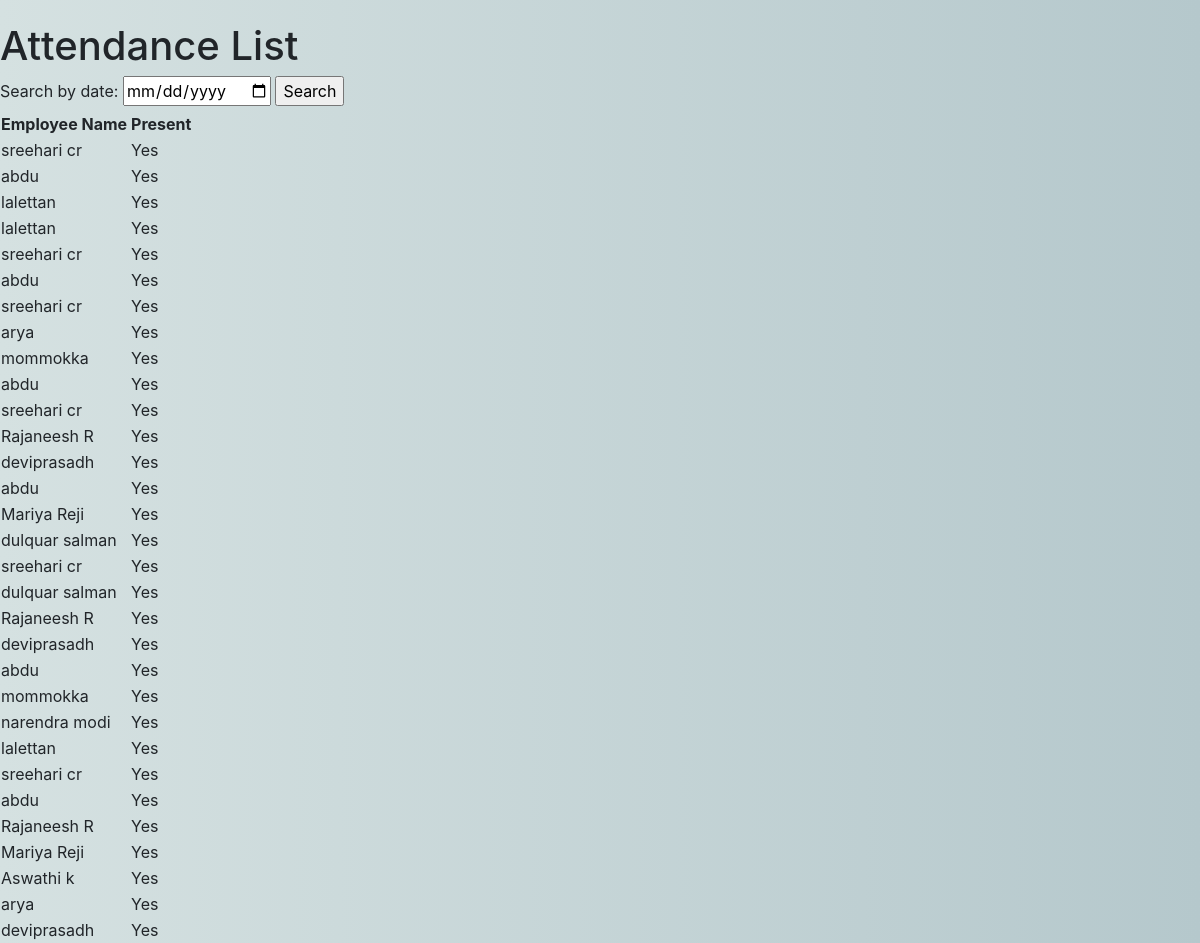
Page /attendance_list/ on the earlier database version.
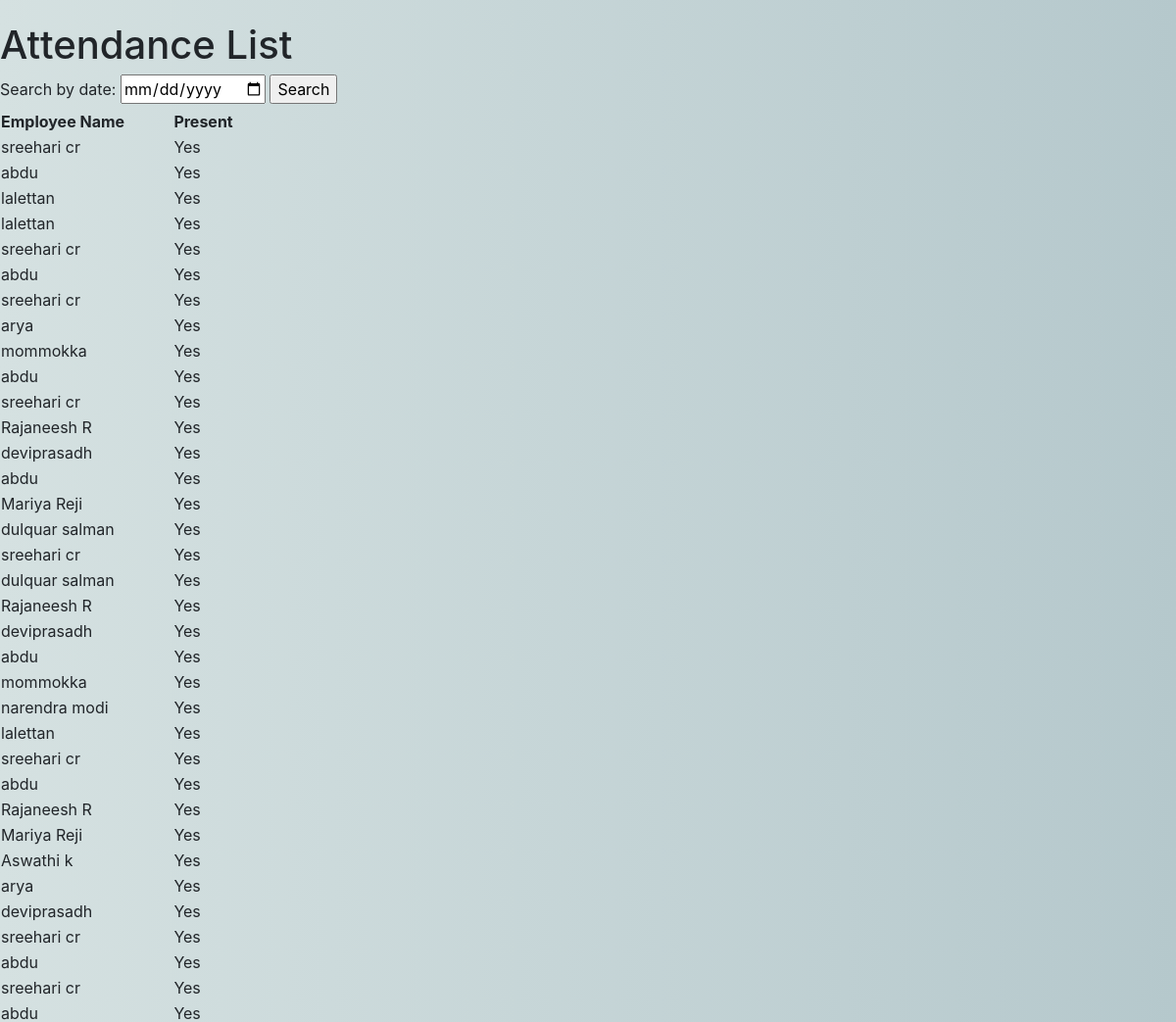
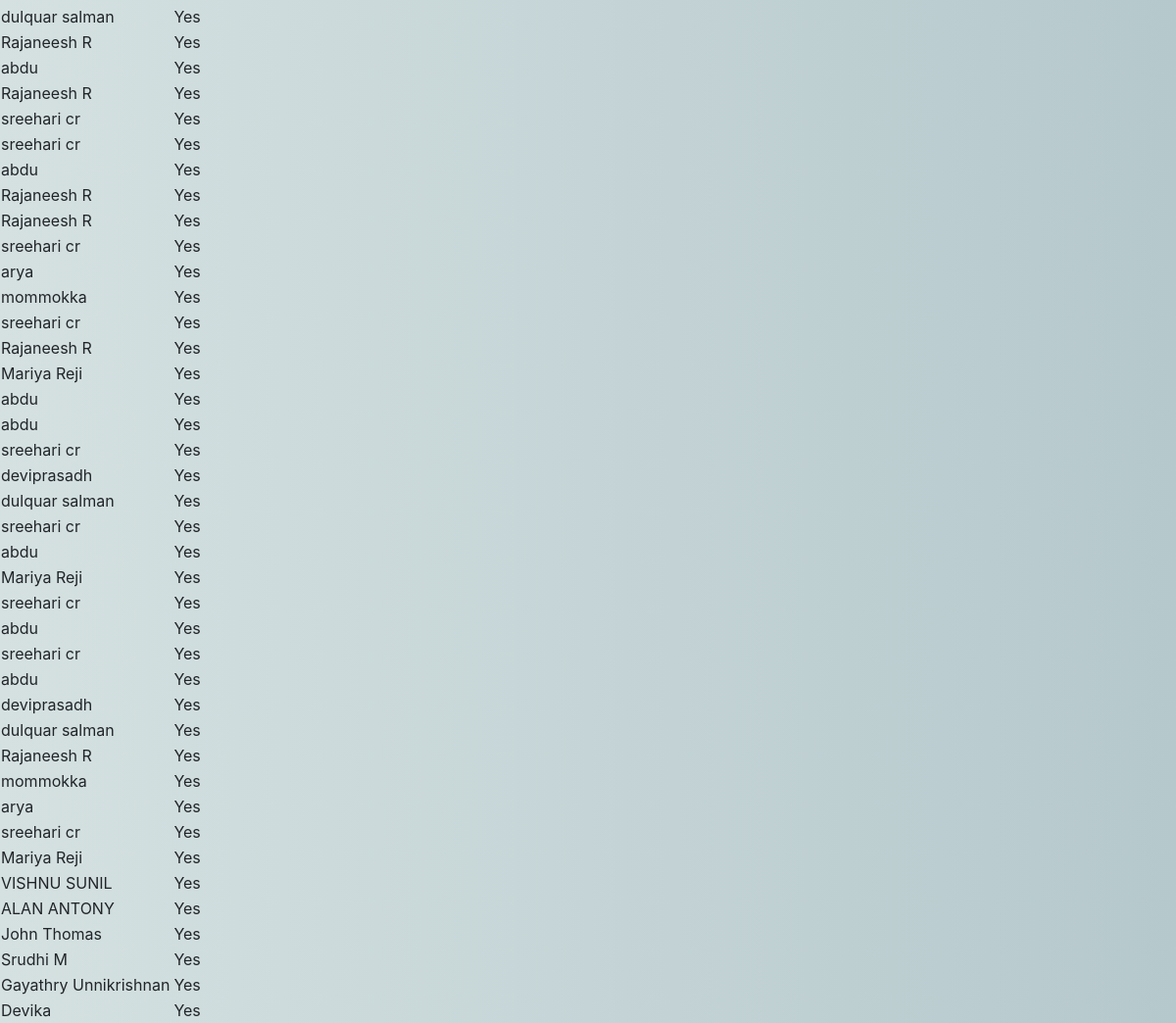
Same page on the later database version (2 pictures, top to bottom).
### app/models.py (models this page shows, shortened)
class Employee(models.Model):
	user = models.OneToOneField(Login, on_delete=models.CASCADE, related_name='user')
	id = models.CharField(primary_key=True, max_length=10)
	name=models.CharField(max_length=50)
	contact_number = models.CharField(max_length=50)
	date_of_birth = models.CharField(max_length=50)
	date_of_joining = models.CharField(max_length=50)
	department = models.CharField(max_length=50)
	designation = models.CharField(max_length=50)
	gender = models.CharField(max_length=50, choices=sex_choice)
	team = models.CharField(max_length=50)
	def __str__(self):
		return self.name

### app/views.py (the view)
# urls.py: path('attendance_list/', views.attendance_list, name='attendance_list'),
def attendance_list(request):
    date = request.GET.get('date', None)
    attendance_list = []
    if date:
        datetime_object = datetime.datetime.strptime(date, '%Y-%m-%d')
        employees = Employee.objects.all()
        for employee in employees:
            attendance = Attendance.objects.filter(employee=employee, date=datetime_object).first()
            if attendance:
                attendance_list.append({'employee': employee, 'present': True})
            else:
                attendance_list.append({'employee': employee, 'present': False})
    else:
        attendance_records = Attendance.objects.all()
        for attendance in attendance_records:
            attendance_list.append({'employee': attendance.employee, 'present': attendance.present})
        print(f'list:{attendance_list}')
    return render(request, 'admintemp/attendance.html', {'attendance_list': attendance_list})

### app/templates/admintemp/attendance.html
{% extends 'base.html' %}
{% block content %}
<h1>Attendance List</h1>
<form method="GET">
    <label for="date">Search by date:</label>
    <input type="date" name="date" id="date" value="{{ request.GET.date }}">
    <input type="submit" value="Search">
</form>
<table>
    <thead>
        <tr>
            <th>Employee Name</th>
            <th> </th>
            <th>Present</th>
        </tr>
    </thead>
    <tbody>
        {% for attendance in attendance_list %}
        <tr>
            <td>{{ attendance.employee.name }}</td>
            <td> </td>
            <td>{% if attendance.present %}
                Yes
                {% else %}
                No
                {% endif %}</td>
        </tr>
        {% endfor %}
    </tbody>
</table>
{% endblock %}

Differences in the rows shown:
now on one of the page's lists (row unchanged): Employee: employee.name "sreehari cr"
now on one of the page's lists (row unchanged): Employee: employee.name "abdu"
now on one of the page's lists (row unchanged): Employee: employee.name "arya"
now on one of the page's lists (row unchanged): Employee: employee.name "mommokka"
now on one of the page's lists (row unchanged): Employee: employee.name "Rajaneesh R"
now on one of the page's lists (row unchanged): Employee: employee.name "deviprasadh"
now on one of the page's lists (row unchanged): Employee: employee.name "Mariya Reji"
now on one of the page's lists (row unchanged): Employee: employee.name "dulquar salman"
added Employee: employee.name "VISHNU SUNIL"
added Employee: employee.name "ALAN ANTONY"
added Employee: employee.name "John Thomas"
added Employee: employee.name "Srudhi M"
added Employee: employee.name "Gayathry Unnikrishnan"
added Employee: employee.name "Devika"
